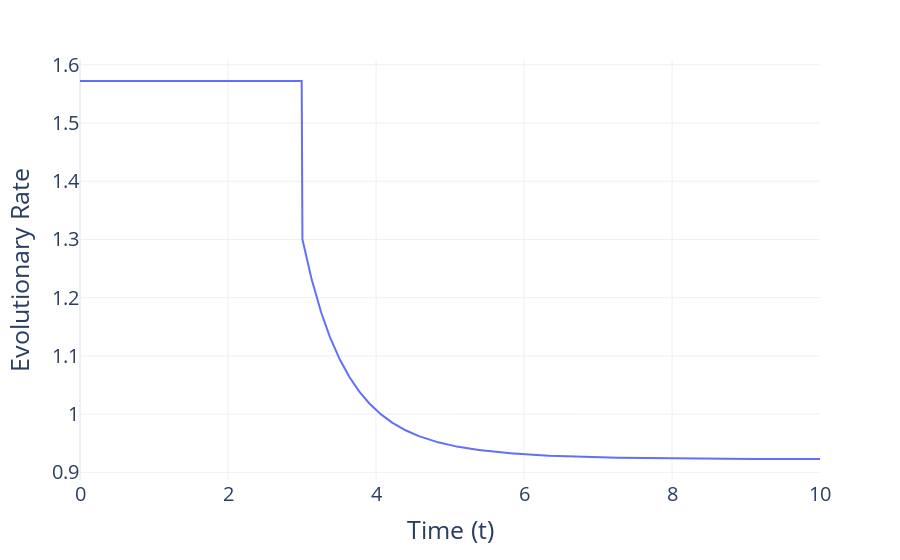

This figure's notebook cell:
### Code cell
# Ploting the mu over time with rate matrix switch in the middle
t_range =  np.linspace(0, 10, 999)
t1 = 3  #The time point that change the rate matrix

# Generate mu values
non_stationary_mu_values = generatenon_non_stationary_mu(Q1, Q4, t_range, t1)

# Create the plot
fig3 = px.line(x=t_range, y=non_stationary_mu_values, labels={'x': 'Time (t)', 'y': 'Evolutionary Rate'}, title=None)

fig3.update_layout(
    xaxis=dict(
        title_font=dict(size=25),
        tickfont=dict(size=20),
    ),
    yaxis=dict(
        title_font=dict(size=25),
        tickfont=dict(size=20),
    ),
    template='plotly_white'
)

# Show the plot
fig3.write_image("evolutionary_rate_change_non_stationary.pdf")
fig3.show()

### Figure 1 — Plotly figure (JSON) as saved in the notebook; plotly's stock layout.template omitted (floating-point values rounded to 4 significant figures; data arrays with more than 128 entries replaced by an {"elided": "..."} marker saying what was removed)
{"data": [{"hovertemplate": "Time (t)=%{x}<br>Evolutionary Rate=%{y}<extra></extra>", "legendgroup": "", "line": {"color": "#636efa", "dash": "solid"}, "marker": {"symbol": "circle"}, "mode": "lines", "name": "", "orientation": "v", "showlegend": false, "type": "scatter", "x": {"elided": "999 float values"}, "xaxis": "x", "y": {"elided": "999 float values"}, "yaxis": "y"}], "layout": {"legend": {"tracegroupgap": 0}, "margin": {"t": 60}, "xaxis": {"anchor": "y", "domain": [0, 1], "tickfont": {"size": 20}, "title": {"font": {"size": 25}, "text": "Time (t)"}}, "yaxis": {"anchor": "x", "domain": [0, 1], "tickfont": {"size": 20}, "title": {"font": {"size": 25}, "text": "Evolutionary Rate"}}}}
